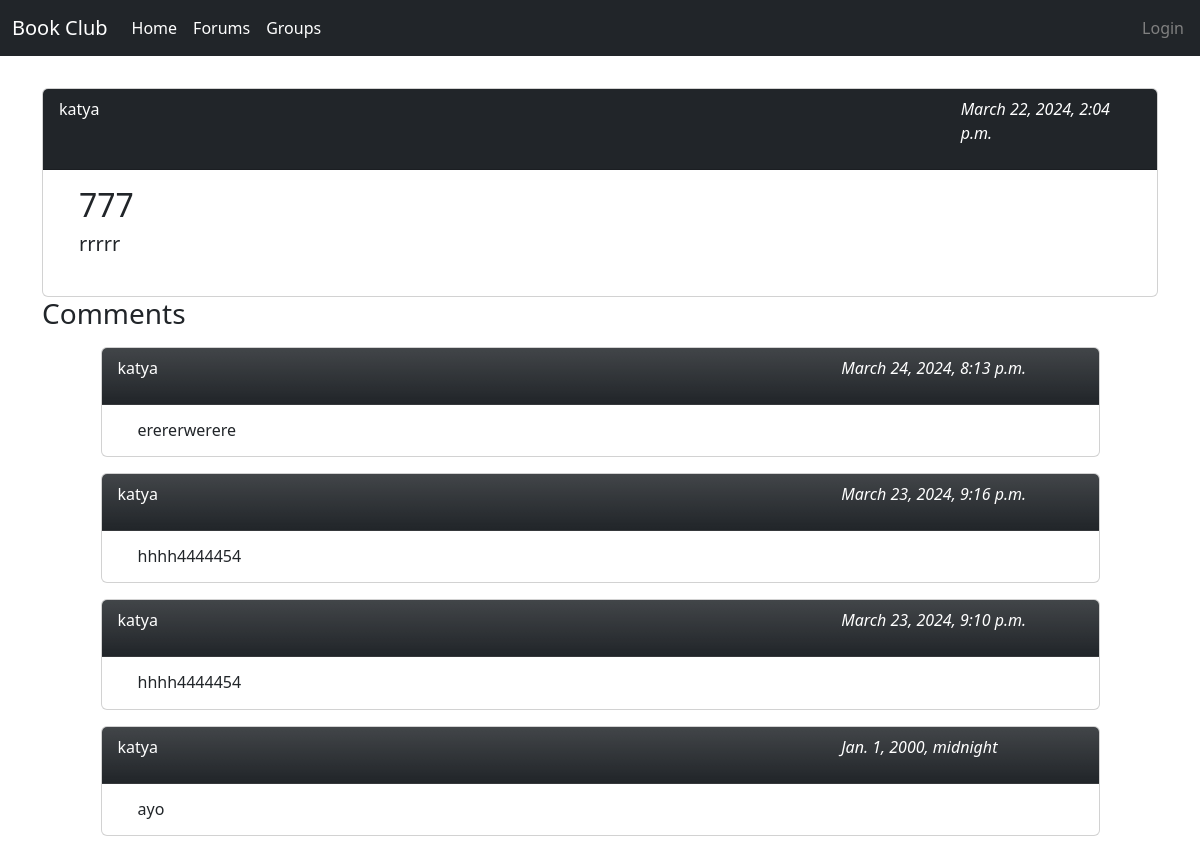
/forum/show/7, run on an earlier commit of the app's database.
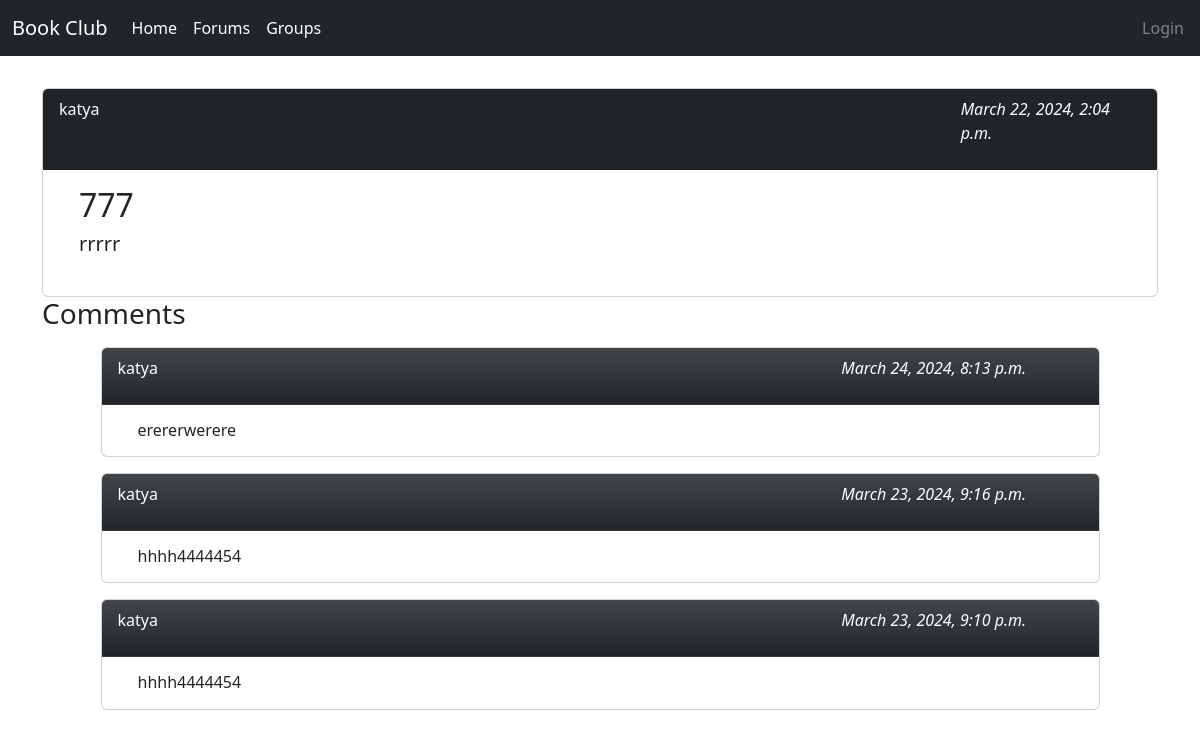
And on a later commit of the database.
### forum/models.py (models this page shows, shortened)
class Discussion(models.Model):
    forum=models.ForeignKey(Forum, blank=False, on_delete=models.CASCADE)
    name = models.ForeignKey(User, blank=False, on_delete=models.CASCADE)
    discuss=models.TextField(max_length=1000)
    date_created = models.DateTimeField(auto_now_add=True, null=True)

### forum/views.py (the view)
# urls.py: path('show/<int:id>', views.show, name='show'),
def show(request, id):
    print(f"=== forum, action: show === ")
    print(f"id: ", id)
    action= "show"
    forum = get_object_or_404(Forum, id=id)
    discussions_list = Discussion.objects.filter(forum=id).order_by('-id')
    form = CreateInDiscussion()
    return render(request, 'forum/show.html',
                  {'forum':forum,'form':form, 'discussions_list':discussions_list})

### forum/templates/forum/show.html (shortened to what this page needs)
{% extends 'main/layout.html' %}
{% block content %}
<div class="card ">
    <div class="card-header bg-dark text-white details">
        <div class="col-10">
            <p for="name">{{ forum.name }}</p>
        </div>
        <div class="col- 2">
            <p class="date" for="date_created">{{ forum.date_created }}</p>
        </div>
    </div>
    <div class="card-body position-relative">
        <div>
            <h2 class="card-title" style="margin-left: 20px;" for="topic"> {{forum.topic}} </h2>
            <h5 class="card-text" style="margin-left: 20px;" for="description"> {{forum.description}} </h5>
        </div>
        <div class="row">
        </div>
    </div>
</div>
<h3>Comments</h3>
        {% for el in discussions_list %}
<div class="container col-11">
        <div class="card justify-content-center mt-3 mb-3">
            <div class="card-header bg-dark bg-gradient text-white details">
                <div class="col-9">
                    <p for="name">{{ el.name }}</p>
                </div>
                <div class="col-3">
                    <p class="date" for="date_created">{{ el.date_created }}</p>
                </div>
            </div>
            <div class="card-body position-relative">
                <div>
                    <h6 class="card-text" style="margin-left: 20px;" for="discuss"> {{el.discuss}} </h6>
                </div>
            </div>
        </div>
</div>
{%endfor%}
{% endblock %}

What changed in the data, as far as the page shows it:
removed Discussion: name "katya", date_created "Jan. 1, 2000, midnight", discuss "ayo"
